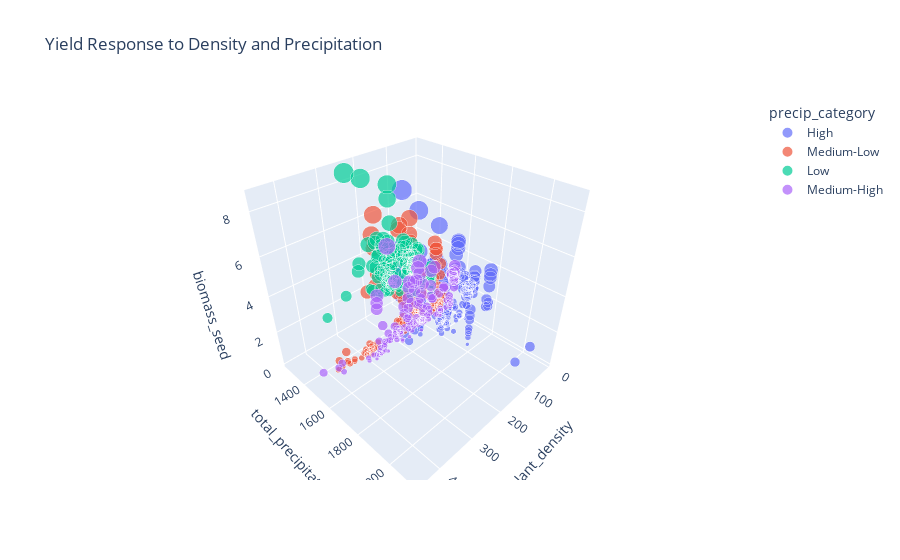

Notebook code cell kept with this figure:
### Markdown cell above
Sweet‐spot in the bottom‐middle of the grid: The highest mean yield (≈ 5.5 kg/ha) occurs where density quantile 9 (≈ 192–258 plants/unit) intersects GDD quantile 5 (≈ 1631–2242 °C·days). A second strong peak (~4.96 kg/ha) sits at density 9 × GDD 4.

Low GDD cripples yield regardless of density: For the first two GDD bins (< 1434 °C·days), yields never exceed ~2.8 kg/ha—even at very high densities—showing that without enough heat accumulation, plants can’t capitalize on crowding.

Diminishing returns at extreme densities under low GDD: In the highest density bin (10), yields drop back into the 2–4 kg/ha range at low-to-mid GDD, underscoring that over‐crowding without adequate growing degree accumulation backfires.

Each cell’s color (and the overlaid number) shows the average biomass_seed yield for all trials whose density and GDD both fall into that cell’s quantile ranges.

**Implication to ml:
Incorporate plant_density × GDD (or a 2D spline) so the model learns that both a minimum heat threshold (~1400 °C·days) and high density (~200 plants/unit) are jointly required for top yields.**

### Code cell
# Create precipitation categories
df['precip_category'] = pd.qcut(df['total_precipitation'], q=4, 
                               labels=['Low', 'Medium-Low', 'Medium-High', 'High'])

# Create an interactive 3D scatter plot
fig = px.scatter_3d(df,
                    x='plant_density',
                    y='total_precipitation',
                    z='biomass_seed',
                    color='precip_category',
                    size='biomass_seed',
                    opacity=0.7,
                    title='Yield Response to Density and Precipitation')

fig.show()

### Figure 1 — Plotly figure (JSON) as saved in the notebook; plotly's stock layout.template omitted (floating-point values rounded to 4 significant figures; data arrays with more than 128 entries replaced by an {"elided": "..."} marker saying what was removed)
{"data": [{"hovertemplate": "precip_category=High<br>plant_density=%{x}<br>total_precipitation=%{y}<br>biomass_seed=%{marker.size}<extra></extra>", "legendgroup": "High", "marker": {"color": "#636efa", "opacity": 0.7, "size": {"elided": "154 float values"}, "sizemode": "area", "sizeref": 0.02151, "symbol": "circle"}, "mode": "markers", "name": "High", "scene": "scene", "showlegend": true, "type": "scatter3d", "x": {"elided": "154 float values"}, "y": {"elided": "154 float values"}, "z": {"elided": "154 float values"}}, {"hovertemplate": "precip_category=Medium-Low<br>plant_density=%{x}<br>total_precipitation=%{y}<br>biomass_seed=%{marker.size}<extra></extra>", "legendgroup": "Medium-Low", "marker": {"color": "#EF553B", "opacity": 0.7, "size": {"elided": "145 float values"}, "sizemode": "area", "sizeref": 0.02151, "symbol": "circle"}, "mode": "markers", "name": "Medium-Low", "scene": "scene", "showlegend": true, "type": "scatter3d", "x": {"elided": "145 float values"}, "y": {"elided": "145 float values"}, "z": {"elided": "145 float values"}}, {"hovertemplate": "precip_category=Low<br>plant_density=%{x}<br>total_precipitation=%{y}<br>biomass_seed=%{marker.size}<extra></extra>", "legendgroup": "Low", "marker": {"color": "#00cc96", "opacity": 0.7, "size": {"elided": "185 float values"}, "sizemode": "area", "sizeref": 0.02151, "symbol": "circle"}, "mode": "markers", "name": "Low", "scene": "scene", "showlegend": true, "type": "scatter3d", "x": {"elided": "185 float values"}, "y": {"elided": "185 float values"}, "z": {"elided": "185 float values"}}, {"hovertemplate": "precip_category=Medium-High<br>plant_density=%{x}<br>total_precipitation=%{y}<br>biomass_seed=%{marker.size}<extra></extra>", "legendgroup": "Medium-High", "marker": {"color": "#ab63fa", "opacity": 0.7, "size": {"elided": "148 float values"}, "sizemode": "area", "sizeref": 0.02151, "symbol": "circle"}, "mode": "markers", "name": "Medium-High", "scene": "scene", "showlegend": true, "type": "scatter3d", "x": {"elided": "148 float values"}, "y": {"elided": "148 float values"}, "z": {"elided": "148 float values"}}], "layout": {"legend": {"itemsizing": "constant", "title": {"text": "precip_category"}, "tracegroupgap": 0}, "scene": {"domain": {"x": [0, 1], "y": [0, 1]}, "xaxis": {"title": {"text": "plant_density"}}, "yaxis": {"title": {"text": "total_precipitation"}}, "zaxis": {"title": {"text": "biomass_seed"}}}, "title": {"text": "Yield Response to Density and Precipitation"}}}
